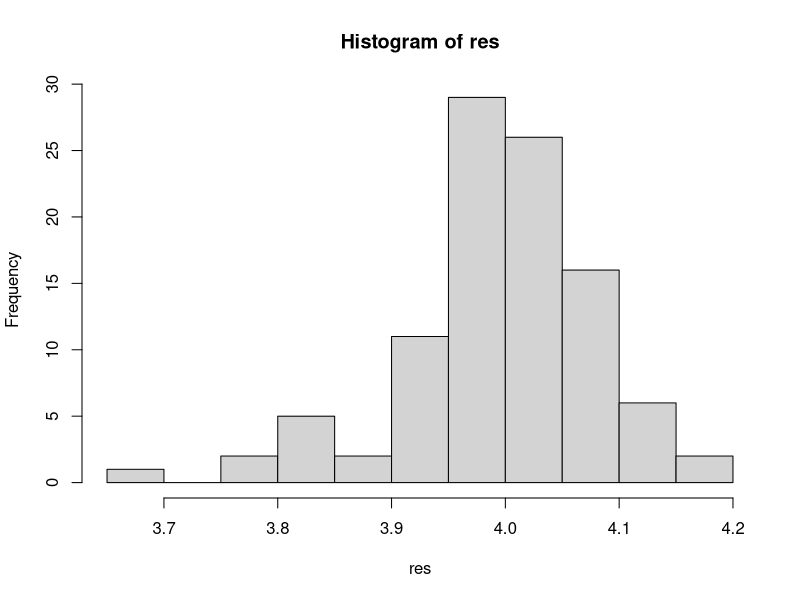
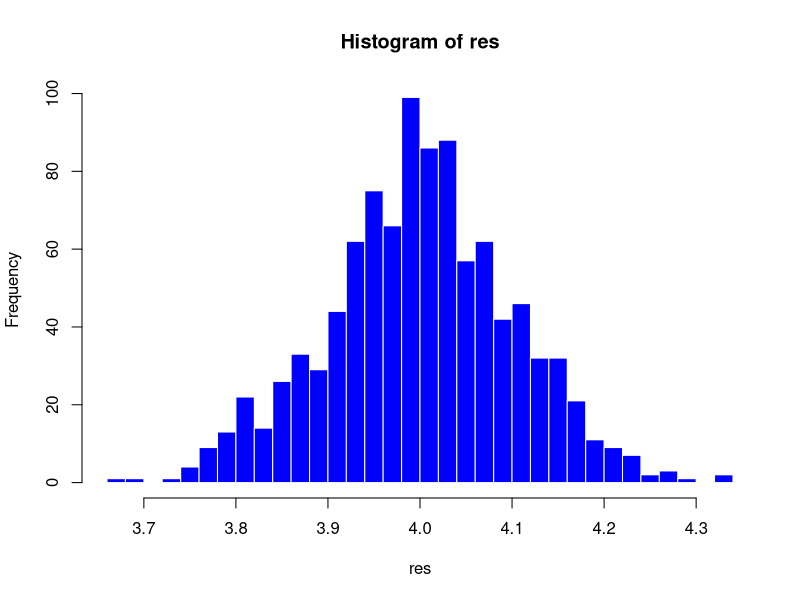

The R script that drew these images, in order:
data <- read.csv("../data/auto.csv", header=TRUE)
names(data) <- c("price", "mpg", "weight")

wt.coef <- function() {
  ## returns the coefficient on weight from the regression of price on
  ## weight and miles-per-gallon, along with an intercept
  X <- cbind(1, data$mpg, data$weight)
  y <- matrix(data$price)
  beta <- solve(t(X) %*% X) %*% t(X) %*% y
  return(beta[3])
}

coef.list <- function() {
  ## returns the coefficients of a regression of price on weight and
  ## mpg, with the results stored as a list
  X <- cbind(1, data$mpg, data$weight)
  y <- matrix(data$price)
  beta <- solve(t(X) %*% X) %*% t(X) %*% y
  res <- list( int = beta[1], mpg = beta[2], weight = beta[3] )
  return(res)
}

res <- coef.list()

n <- 100

param.est <- function() {
  X <- matrix(rnorm(2 * n), ncol=2)
  X <- cbind(1, X)
  true.beta <- c(1, 4, -2)
  y <- X %*% true.beta + rnorm(n)
  est.beta <- solve(t(X) %*% X) %*% t(X) %*% y
  return(est.beta[2])
}

res <- replicate(100, param.est)
res <- replicate(100, param.est())
hist(res)
res <- replicate(1000, param.est())
hist(res, col = "blue", border = "white", breaks = 30)

for (i in names(data)) {
  print(mean(data[, i]))
}

data[1]
data["price"]
data[["price"]]

for (i in names(data)) {
  print(mean(data[[i]]))
}
